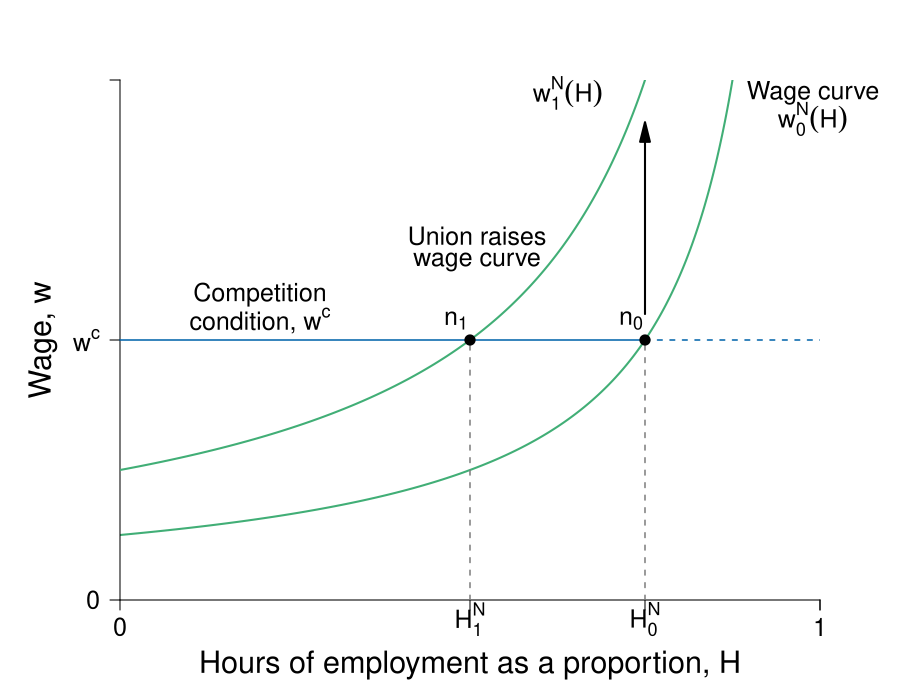

Reproduce this figure in R.
require(shape)
require(plotrix)
pdf(file = "capitalism/employment_unions_bad.pdf", width = 9, height = 7)

#Set parameters for graphics
pointsize <- 1.8
axislabelsize <- 1.8
labelsize <- 1.5
namesize <- 1.8
annotatesize <- 1.5
graphlinewidth <- 2
segmentlinewidth <- 1.5

COL <- c("#7fc97f", "#beaed4", "#fdc086", "#ffff99", "#386cb0", "#f0027f", "#bf5b17", "#666666")
COLA <- c("#e0f3db", "#99d8c9","#66c2a4","#41ae76", "#238b45", "#005824")
COLB <- c("#c6dbef", "#4eb3d3", "#2b8cbe", "#0868ac","#084081")
COLC <- c("#fcfbfd", "#efedf5", "#dadaeb", "#bcbddc", "#9e9ac8", "#807dba", "#6a51a3", "#54278f", "#3f007d")
grays <- gray.colors(25, start = 1, end = 0, alpha = 1)

WageFn <- function(H, delta = 5) {
  delta /(1 - H)
}


par(mar =  c(5, 6, 4, 4))
xlims <- c(0, 1)
ylims <- c(0, 40)


plot(0, 0, xlim = xlims, ylim = ylims, type = "n",
     xlab = "",
     ylab = "",
     xaxt = "n", 
     yaxt = "n",
     cex.lab = axislabelsize, 
     bty = "n", 
     xaxs = "i", 
     yaxs = "i")

text(-0.11, 0.5*ylims[2], expression(paste("Wage, ", w)), xpd = TRUE, cex = axislabelsize, srt = 90) 
text(0.5*xlims[2], -5, expression(paste("Hours of employment as a proportion, ", H)), xpd = TRUE, cex = axislabelsize) 


npts <- 500 
npts2 <- 501
#Specify the sequences of points for graphing. 
xx1 <- seq(xlims[1], 0.9, length.out = npts)
xx2 <- seq(xlims[1], xlims[2], length.out = npts)
xx3 <- seq(xlims[1], xlims[2], length.out = npts2)
xx4 <- seq(xlims[1], 25, length.out = npts2)

#Draw the lines for the graphs
lines(xx1, WageFn(xx1), col = COLA[4], lwd = graphlinewidth)
#lines(xx2, solowCondition(xx2, delta = 5), col = COL[3], lwd = 4)
#lines(xx2, solowInfeas(xx2, delta = 5), col = COL[1], lwd = 4, lty = 2)

#Customize ticks and labels for the plot
#ticksy <- c(0, 5, 10, 20,  40)
#ylabels <- c(0, expression(paste(B)), expression(paste(B+underline(u)/t[0])), expression(paste(B+underline(u)/t[1])), expression(paste(w[0])), NA)
#ylabels <- c(0,  expression(paste(B + underline(u[0]))), expression(paste(B + underline(u[1]))), expression(paste(w^c)), NA)
ticksy <- c(0, 20,  40)
#ylabels <- c(0, expression(paste(B)), expression(paste(B+underline(u)/t[0])), expression(paste(B+underline(u)/t[1])), expression(paste(w[0])), NA)
ylabels <- c(0,  expression(paste(w^c)), NA)


ticksx <- c(0, 0.5, 0.75, 1, xlims[2])
xlabels <- c(0, expression(paste(H[1]^N)),expression(paste(H[0]^N)), 1.0, NA)
axis(1, at = ticksx, pos = 0, labels = xlabels, cex.axis = labelsize)
axis(2, at = ticksy, pos = 0, labels = ylabels, las = 1, cex.axis = labelsize)

#Annotation of the  graphs
text(0.99, 39, expression(paste("Wage curve")), cex = labelsize,xpd = TRUE)
text(0.99, 37, expression(paste(w[0]^N*(H))), cex = labelsize,xpd = TRUE)

text(0.64, 39, expression(paste(w[1]^N*(H))), cex = labelsize, xpd = TRUE)

#segments(1, 0, 1, 42, lty = 2, lwd = 3, col = "darkgray")
segments(0.75, 0, 0.75, 20, lty = 2, lwd = segmentlinewidth, col = grays[20])

#Arrows(0.8, 15, 0.8, 19, col = "black", lty = 1, lwd = 2, arr.type = "triangle")
#Arrows(0.8, 15, 0.8, 11, col = "black", lty = 1, lwd = 2, arr.type = "triangle")
#text(0.98, 16.5, expression(paste("Employment rent")))
#text(0.98, 15, expression(paste("decreases with union")))

#Original competition condition 
segments(0, 20, 0.75, 20, lty = 1, lwd = segmentlinewidth, col = COLB[4])
segments(0.75, 20, 1.2, 20, lty = 2, lwd = segmentlinewidth, col = COLB[4])

points(0.75, 20, pch = 16, col = "black", cex = 1.5)
text(0.73, 21.5, expression(paste(n[0])), cex = labelsize)


#Union raises the wage function
lines(xx1, WageFn(xx1, delta = 10), col = COLA[4], lwd = graphlinewidth)

#segments(0, 10, 1.2, 10, lty = 2, lwd = 2, col = "darkgray")
#text(0.97, 11, expression(paste(B + a[1])))



Arrows(0.75, 22, 0.75, 36, col = "black", lty = 1, lwd = 2, arr.type = "triangle")
text(0.51, 28, expression(paste("Union raises")), cex = labelsize, xpd = TRUE)
text(0.51, 26, expression(paste("wage curve")), cex = labelsize, xpd = TRUE)
  
segments(0.5, 0, 0.5, 20, lty = 2, lwd = segmentlinewidth, col = grays[20])
points(0.5, 20, pch = 16, col = "black", cex = 1.5)
text(0.48, 21.5, expression(paste(n[1])), cex = labelsize)
#text(1.02, 26, expression(paste(zpc[1], ", ", w == w[1])))


#Unemployment benefits & a
#segments(0, 5, 1.2, 5, lty = 2, lwd = 2, col = "darkgray")
#segments(0, 2.5, 1.2, 2.5, lty = 2, lwd = segmentlinewidth, col = grays[20])

#Zero profit condition
text(0.2, 23.5, expression(paste("Competition")), cex = labelsize, xpd = TRUE)
text(0.2, 21.5, expression(paste("condition, ", w^c)), cex = labelsize, xpd = TRUE)
#text(1.00, 18.5, expression(paste(w^c)), cex = labelsize, xpd = TRUE)

#text(0.97, 6, expression(paste(B + a[0])))
#text(0.97, 3.5, expression(paste(B, " (unemployment benefits)")))
#text(1.08, 36, expression(paste("level of")))
#text(1.08, 34, expression(paste("employment, ", bar(H))))


dev.off()
